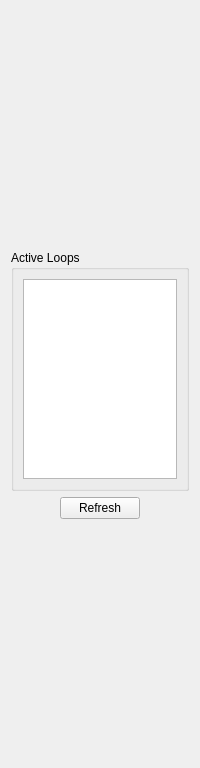
              <widget class="QWidget" name="tab_6">
               <attribute name="title">
                <string>ACTIVE LOOPS</string>
               </attribute>
               <layout class="QVBoxLayout" name="verticalLayout_15">
                <item>
                 <spacer name="verticalSpacer_21">
                  <property name="orientation">
                   <enum>Qt::Vertical</enum>
                  </property>
                  <property name="sizeHint" stdset="0">
                   <size>
                    <width>20</width>
                    <height>239</height>
                   </size>
                  </property>
                 </spacer>
                </item>
                <item>
                 <layout class="QHBoxLayout" name="horizontalLayout_47">
                  <item>
                   <widget class="QGroupBox" name="groupBox_16">
                    <property name="sizePolicy">
                     <sizepolicy hsizetype="Maximum" vsizetype="Minimum">
                      <horstretch>0</horstretch>
                      <verstretch>0</verstretch>
                     </sizepolicy>
                    </property>
                    <property name="minimumSize">
                     <size>
                      <width>0</width>
                      <height>0</height>
                     </size>
                    </property>
                    <property name="maximumSize">
                     <size>
                      <width>700</width>
                      <height>300</height>
                     </size>
                    </property>
                    <property name="title">
                     <string>Active Loops</string>
                    </property>
                    <layout class="QGridLayout" name="gridLayout_33">
                     <item row="0" column="0" colspan="2">
                      <widget class="QTableWidget" name="tableWidget_3">
                       <property name="sizePolicy">
                        <sizepolicy hsizetype="Minimum" vsizetype="Minimum">
                         <horstretch>0</horstretch>
                         <verstretch>0</verstretch>
                        </sizepolicy>
                       </property>
                       <property name="minimumSize">
                        <size>
                         <width>0</width>
                         <height>200</height>
                        </size>
                       </property>
                       <property name="maximumSize">
                        <size>
                         <width>16777215</width>
                         <height>300</height>
                        </size>
                       </property>
                       <property name="sizeIncrement">
                        <size>
                         <width>0</width>
                         <height>0</height>
                        </size>
                       </property>
                       <property name="sizeAdjustPolicy">
                        <enum>QAbstractScrollArea::AdjustToContents</enum>
                       </property>
                       <property name="editTriggers">
                        <set>QAbstractItemView::NoEditTriggers</set>
                       </property>
                       <property name="selectionMode">
                        <enum>QAbstractItemView::SingleSelection</enum>
                       </property>
                       <property name="wordWrap">
                        <bool>true</bool>
                       </property>
                       <property name="cornerButtonEnabled">
                        <bool>false</bool>
                       </property>
                      </widget>
                     </item>
                    </layout>
                   </widget>
                  </item>
                 </layout>
                </item>
                <item>
                 <layout class="QHBoxLayout" name="horizontalLayout_48">
                  <item>
                   <widget class="QPushButton" name="pushButton_34">
                    <property name="sizePolicy">
                     <sizepolicy hsizetype="Maximum" vsizetype="Maximum">
                      <horstretch>0</horstretch>
                      <verstretch>0</verstretch>
                     </sizepolicy>
                    </property>
                    <property name="text">
                     <string>Refresh</string>
                    </property>
                   </widget>
                  </item>
                 </layout>
                </item>
                <item>
                 <spacer name="verticalSpacer_22">
                  <property name="orientation">
                   <enum>Qt::Vertical</enum>
                  </property>
                  <property name="sizeHint" stdset="0">
                   <size>
                    <width>20</width>
                    <height>238</height>
                   </size>
                  </property>
                 </spacer>
                </item>
               </layout>
              </widget>
